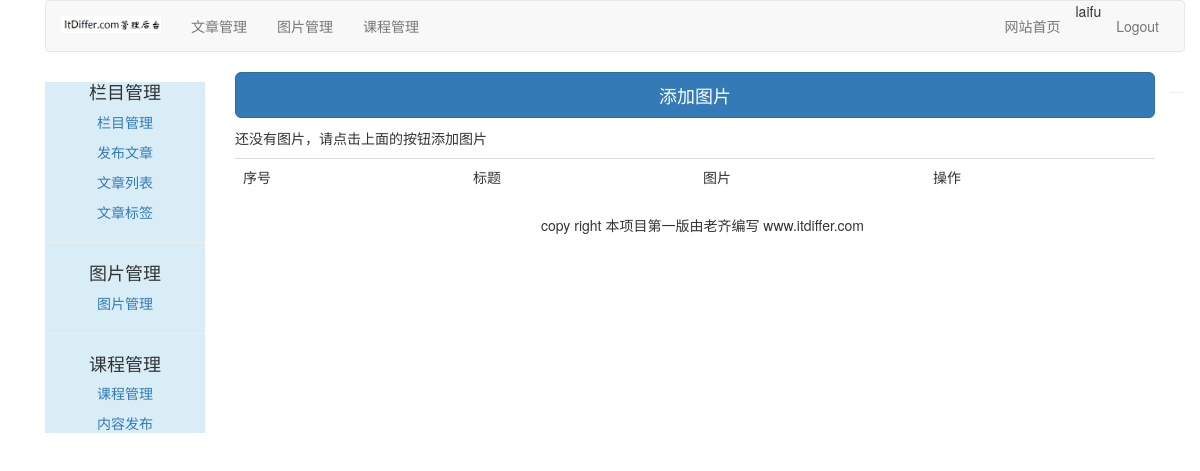
Page /image/list-images/ (signed in) on the earlier database version.
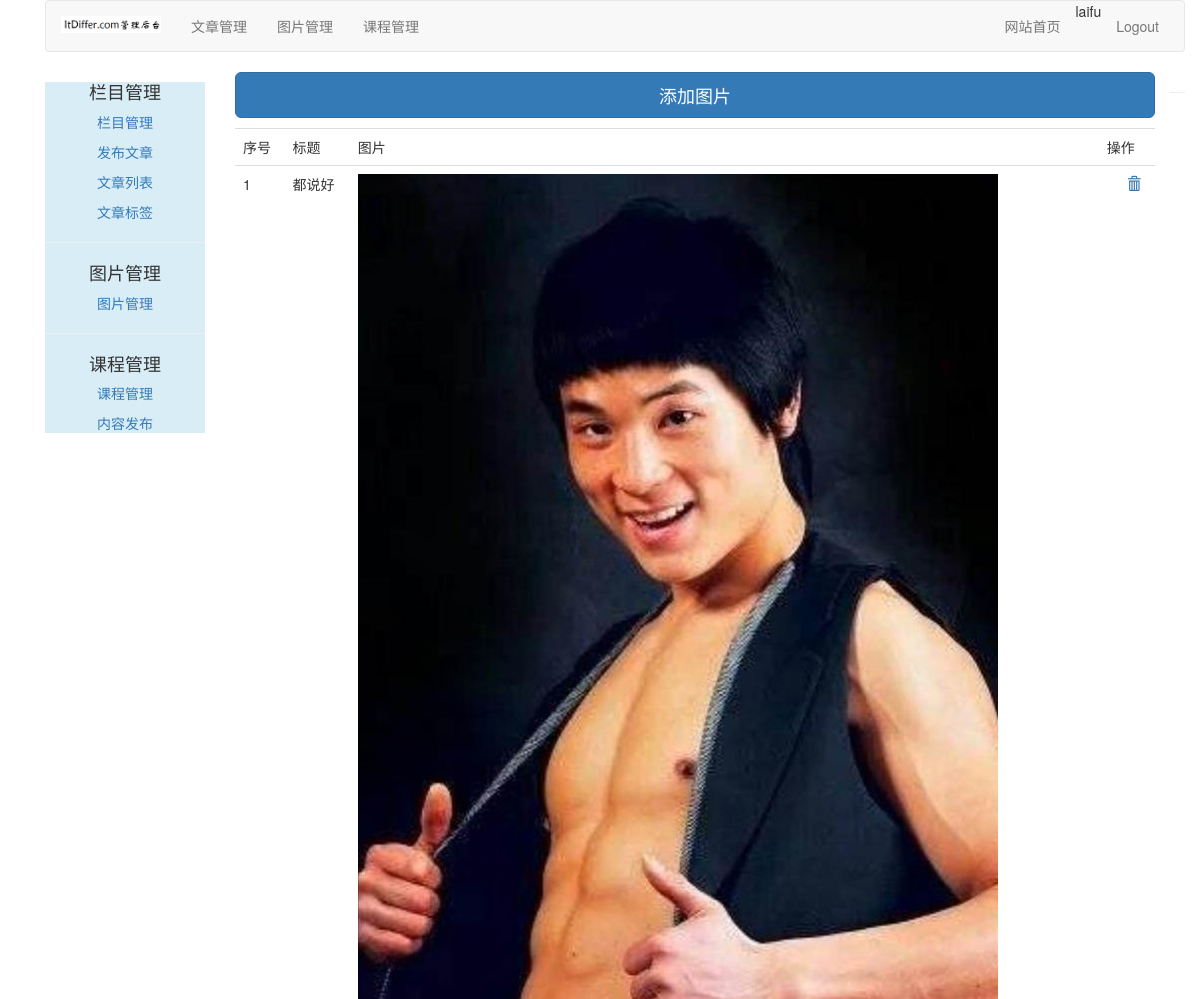
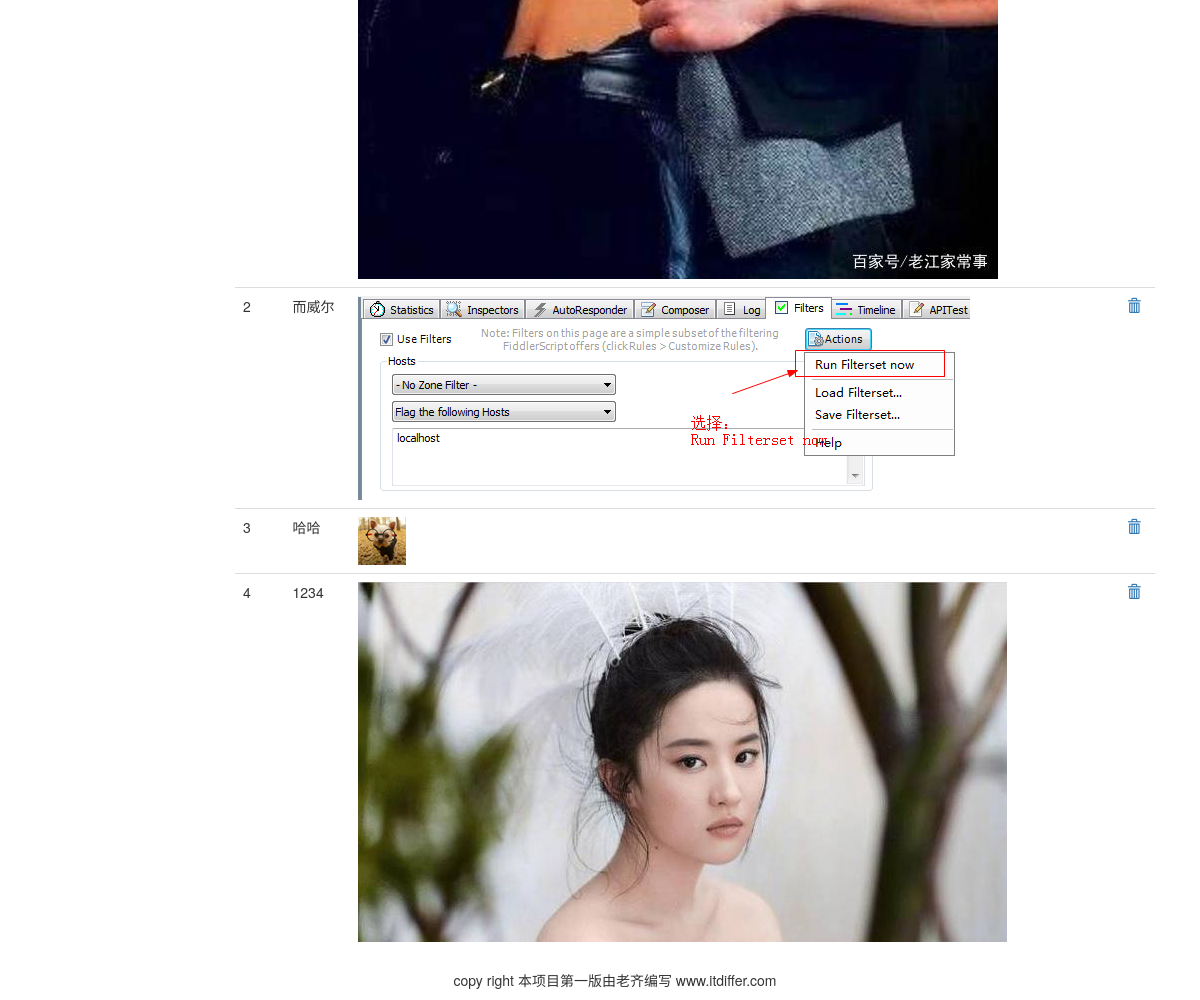
Same page on the later database version (2 pictures, top to bottom).
### image/models.py (models this page shows, shortened)
class Image(models.Model):
    user = models.ForeignKey(User, on_delete=models.CASCADE, related_name="images")
    title = models.CharField(max_length=300)
    url = models.URLField()
    slug = models.SlugField(max_length=500, blank=True)
    description = models.TextField(blank=True)
    created = models.DateField(auto_now_add=True, db_index=True)
    image = models.ImageField(upload_to='images/%Y/%m/%d')  # image有长宽高

### image/views.py (the view)
# urls.py: path('list-images/', views.list_images, name="list_images"),  # 图片管理
@login_required(login_url='/account/login/')
def list_images(request):
    images = Image.objects.filter(user=request.user)
    return render(request, 'image/list_images.html', {"images": images})

### templates/image/list_images.html (shortened to what this page needs)
{% extends "article/base.html" %}
{% load thumbnail %}
{% load static %}
{% block content %}
<div>
    <button type="button" class="btn btn-primary btn-lg btn-block" onclick="add_image()"> 添加图片</button>
    <div style="margin-top:10px;">
        <table class="table table-hover">
            <tr>
                <td>序号</td>
                <td>标题</td>
                <td>图片</td>
                <td>操作</td>
            </tr>
            {% for image in images %}
            <tr>
                <td>{{ forloop.counter }}</td>
                <td>{{ image.title }}</td>
                {% thumbnail image.image "100x100" crop="center" as im %}
                <td><img src="{{im.url}}" width="{{ im.width }}" height="{{ im.height }}"></img></td>
                {% endthumbnail %}
                <td><a nane="delete" href="javascript:" onclick="del_image(this, {{ image.id }})"><span class="glyphicon glyphicon-trash" style="margin-left:20px;"></span></a></td>
            </tr>
            {% empty %}
            <p>还没有图片，请点击上面的按钮添加图片</p>
            {% endfor %}
        </table>
    </div>
</div>
{% endblock %}

Differences in the rows shown:
added Image: title "都说好", shows a picture
added Image: title "而威尔", shows a picture
added Image: title "哈哈", shows a picture
added Image: title "1234", shows a picture
Other differences:
text no longer shown: "还没有图片，请点击上面的按钮添加图片"
